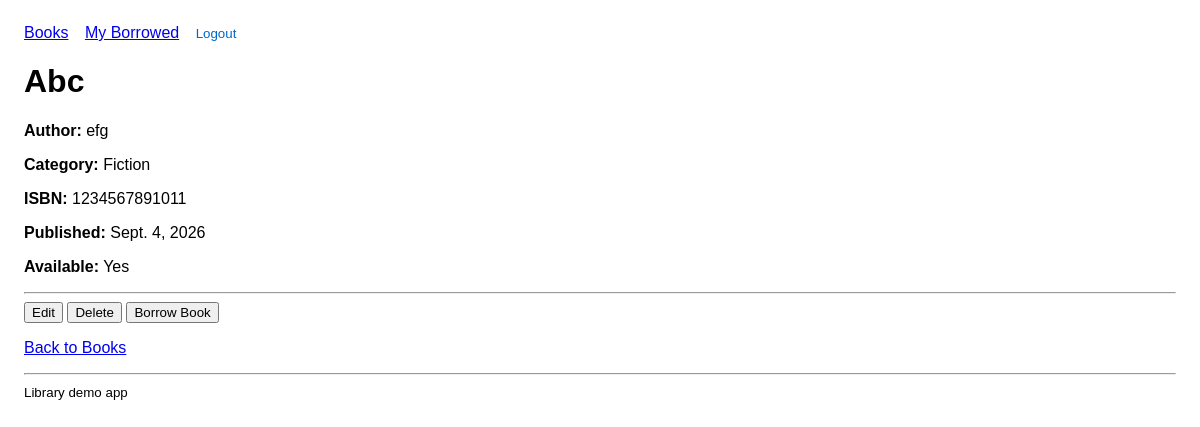
Page /books/13/ (signed in) on the earlier database version.
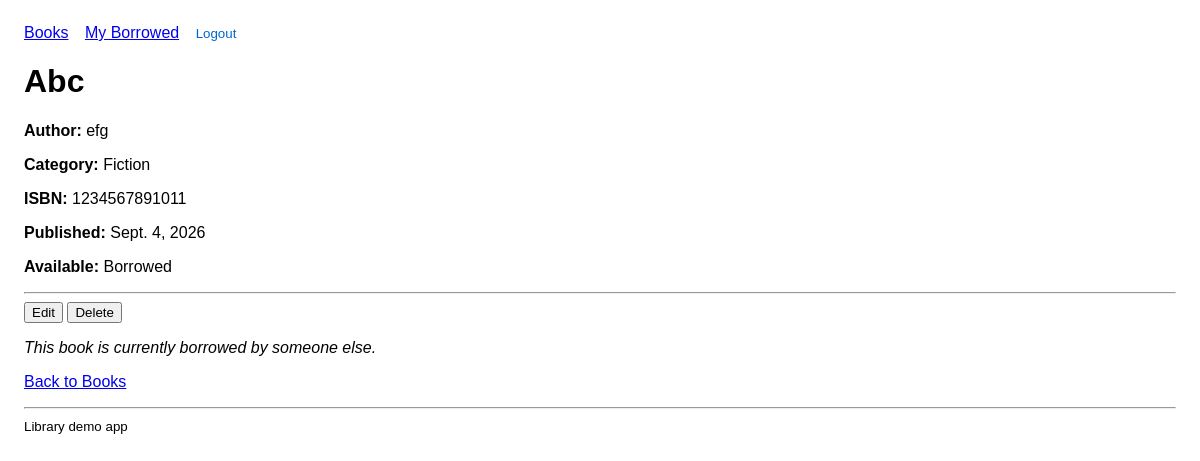
Same page on the later database version.
### books/views.py (the view)
# urls.py: path("<int:pk>/", views.book_detail, name="book-detail"),
def book_detail(request, pk):
    book = get_object_or_404(Book, pk=pk)
    user_has_borrowed = False
    if request.user.is_authenticated:
        user_has_borrowed = BorrowRecord.objects.filter(
            user=request.user,
            book=book,
            returned_at__isnull=True,
        ).exists()
    return render(
        request,
        "books/book-detail.html",
        {
            "book": book,
            "user_has_borrowed": user_has_borrowed,
        }
    )

### books/models.py (called while the page is built)
    def __str__(self):
        return self.name

### books/templates/books/book-detail.html (shortened to what this page needs)
{% extends 'base.html' %}
{% block content %}
    <h1>{{ book.title }}</h1>
    <p><strong>Author:</strong> {{ book.author }}</p>
    <p><strong>Category:</strong> {{ book.category }}</p>
    <p><strong>ISBN:</strong> {{ book.isbn }}</p>
    <p><strong>Published:</strong> {{ book.published_date }}</p>
    <p><strong>Available:</strong> {% if book.available %}Yes{% else %}Borrowed{% endif %}</p>
    <hr>
    <div>
        {% if user.is_staff %}
            <a href="{% url 'book-edit' book.pk %}"><button type="button">Edit</button></a>
            <form action="{% url 'delete_book' book.pk %}" method="post" style="display:inline">{% csrf_token %}<button type="submit">Delete</button></form>
        {% endif %}
        {% if user.is_authenticated %}
            {% if book.available %}
                <form action="{% url 'borrow_book' book.pk %}" method="post" style="display:inline">{% csrf_token %}<button type="submit">Borrow Book</button></form>
            {% else %}
                {% if user_has_borrowed %}
                    <form action="{% url 'return_book' book.pk %}" method="post" style="display:inline">{% csrf_token %}<button type="submit">Return Book</button></form>
                {% else %}
                    <p><em>This book is currently borrowed by someone else.</em></p>
                {% endif %}
            {% endif %}
        {% else %}
            <p>Please <a href="{% url 'login' %}">log in</a> to borrow or manage books.</p>
        {% endif %}
    </div>
    <p><a href="{% url 'book-list' %}">Back to Books</a></p>
{% endblock %}

Differences in the rows shown:
changed Book "Abc": available True → False (drawn)
Other differences:
text no longer shown: "Yes Borrow Book"
text now shown: "Borrowed This book is currently borrowed by someone else."
